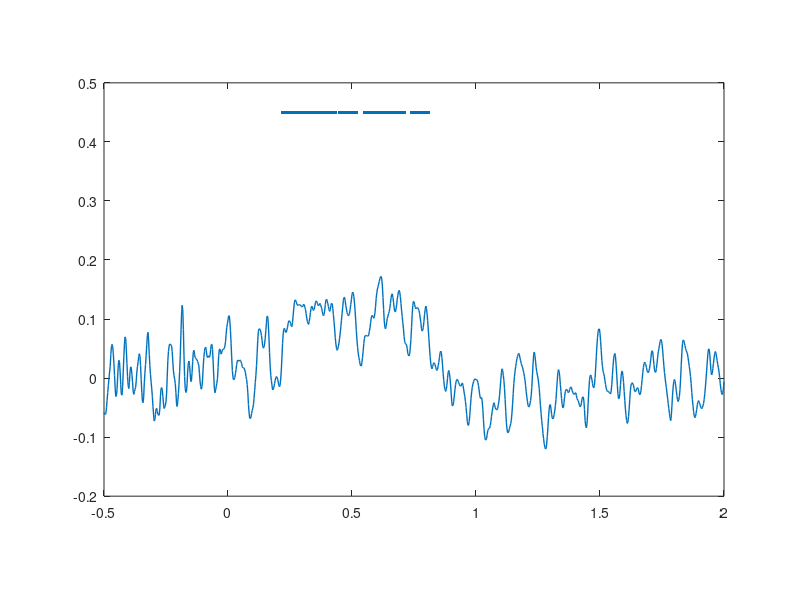

Write MATLAB code to recreate this figure. (Note: this script raises an error after producing the figure.)
% FIGURE 3 - supplement1-3 
%computes the correlations between the 40x40 group-average fMRI RDM and
% the 40x40 group-average MEG RDM.

clear; clc
load('./Data/Fusion_MEG-MRI_Correlation.mat');
load('./Data/Fusion_MEG-MRI_Correlation_ClusterInference.mat')
ROIs = fieldnames(AvgRho);
PlotLabels = {'V1', 'V2', 'V3', 'V4', 'face', 'animal', 'house', 'object', ...
     'L IPS', 'R IPS',  'aPCC', 'L aInsula', 'R aInsula',  'R IFJ', 'L MFG', 'R MFG','R OFC',...
    'L AG', 'R AG', 'mPFC', 'PCC', 'L SFG', 'R SFG', 'L STG','R STG'};
times = -0.5:0.0025:2;

%%
for r = 1:length(PlotLabels)
    
    figure(r)  
    plot(times, AvgRho.(ROIs{r}), 'LineWidth', 1, 'Color', [0 0.4470 0.7410])
    hold on
  
    if any(times(ClusterInference.(ROIs{r}).SigTimePoint_SumPos==1))
        sig_time = times(ClusterInference.(ROIs{r}).SigTimePoint_SumPos==1);
        plot(sig_time, 0.45, 'Marker', 's',...
            'Markersize', 2, 'MarkerFaceColor', [0 0.4470 0.7410], 'MarkerEdge', 'none');
    end
     
    ax = gca;
    pbaspect([1.5 1 1])
    ax.YLim = [-0.2 0.5];
    plot(times, zeros(1, length(times)), 'LineWidth', 1, 'Color', 'k', 'LineStyle', '--')
    line([0 0], ylim, 'Color', 'k')
    box off
    ylabel('Spearman''s rho', 'FontSize', 10, 'Fontweight', 'normal')
    xlabel('Time (s) relative to stimulus onset', 'FontSize', 10, 'Fontweight', 'normal')
    title(PlotLabels{r})
end